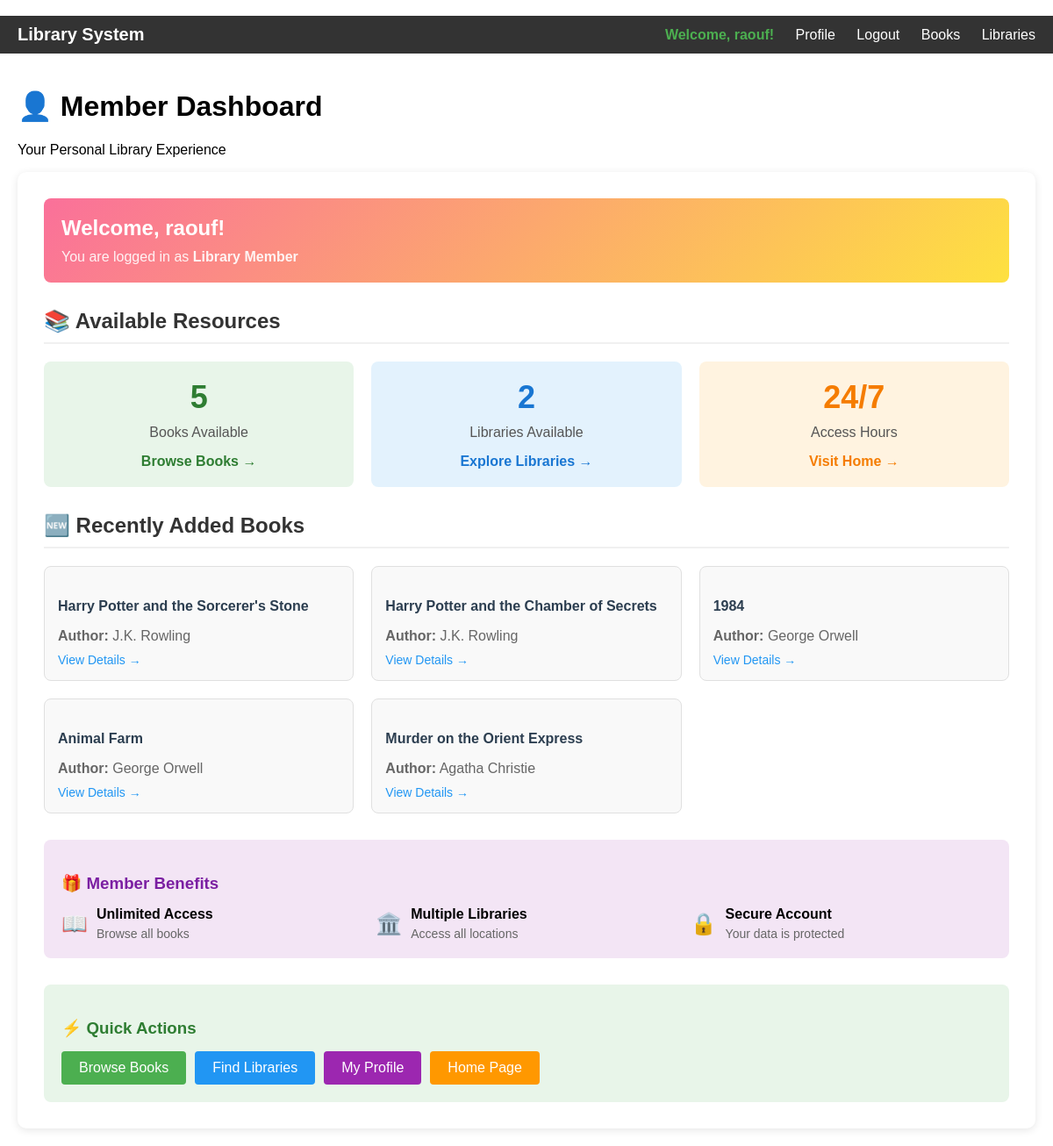
Screenshot of /member/dashboard/ (signed in) with the database file from the repository.
### relationship_app/models.py (models this page shows, shortened)
class Book(models.Model):
    title = models.CharField(max_length=200)
    author = models.ForeignKey(Author, on_delete=models.CASCADE, related_name='books')

class Author(models.Model):
    name = models.CharField(max_length=100)

### relationship_app/views.py (the view)
# urls.py: path('member/dashboard/', views.member_view, name='member_dashboard'),
@login_required(login_url="/login/")
@user_passes_test(is_member)
def member_view(request):
    context = {
        'user': request.user,
        'role': 'Member',
        'available_books': Book.objects.count(),
        'available_libraries': Library.objects.count(),
        'recent_books': Book.objects.all()[:5],  # Show 5 most recent books
    }
    return render(request, 'relationship_app/member_view.html', context)

### relationship_app/views.py (called while the page is built)
def is_member(user):
    if user.is_authenticated:
        try:
            return user.profile.role == 'member'
        except UserProfile.DoesNotExist:
            UserProfile.objects.create(user=user, role='member')
            return True  # Default role is member
    return False

### relationship_app/templates/relationship_app/member_view.html (shortened to what this page needs)
﻿{% extends "relationship_app/base.html" %}
{% block content %}
<div class="page-header">
    <h1>👤 Member Dashboard</h1>
    <p>Your Personal Library Experience</p>
</div>
<div style="background: white; padding: 30px; border-radius: 10px; box-shadow: 0 2px 10px rgba(0,0,0,0.1);">
    <div style="background: linear-gradient(135deg, #fa709a 0%, #fee140 100%);
                color: white; padding: 20px; border-radius: 8px; margin-bottom: 30px;">
        <h2 style="margin: 0;">Welcome, {{ user.username }}!</h2>
        <p style="margin: 10px 0 0 0; opacity: 0.9;">You are logged in as <strong>Library Member</strong></p>
    </div>
    <h2 style="color: #333; margin-bottom: 20px; border-bottom: 2px solid #f0f0f0; padding-bottom: 10px;">
        📚 Available Resources
    </h2>
    <div style="display: grid; grid-template-columns: repeat(auto-fit, minmax(250px, 1fr)); gap: 20px; margin-bottom: 30px;">
        <div style="background: #e8f5e9; padding: 20px; border-radius: 8px; text-align: center;">
            <div style="font-size: 36px; font-weight: bold; color: #2e7d32;">{{ available_books }}</div>
            <div style="color: #555; margin-top: 10px;">Books Available</div>
            <a href="{% url 'relationship_app:list_books' %}"
               style="display: inline-block; margin-top: 15px; color: #2e7d32; text-decoration: none; font-weight: bold;">
                Browse Books →
            </a>
        </div>
        <div style="background: #e3f2fd; padding: 20px; border-radius: 8px; text-align: center;">
            <div style="font-size: 36px; font-weight: bold; color: #1976d2;">{{ available_libraries }}</div>
            <div style="color: #555; margin-top: 10px;">Libraries Available</div>
            <a href="{% url 'relationship_app:library_list' %}"
               style="display: inline-block; margin-top: 15px; color: #1976d2; text-decoration: none; font-weight: bold;">
                Explore Libraries →
            </a>
        </div>
        <div style="background: #fff3e0; padding: 20px; border-radius: 8px; text-align: center;">
            <div style="font-size: 36px; font-weight: bold; color: #f57c00;">24/7</div>
            <div style="color: #555; margin-top: 10px;">Access Hours</div>
            <a href="{% url 'relationship_app:home' %}"
               style="display: inline-block; margin-top: 15px; color: #f57c00; text-decoration: none; font-weight: bold;">
                Visit Home →
            </a>
        </div>
    </div>
    <h2 style="color: #333; margin-bottom: 20px; border-bottom: 2px solid #f0f0f0; padding-bottom: 10px;">
        🆕 Recently Added Books
    </h2>
    {% if recent_books %}
        <div style="margin-bottom: 30px;">
            <div style="display: grid; grid-template-columns: repeat(auto-fill, minmax(300px, 1fr)); gap: 20px;">
                {% for book in recent_books %}
                <div style="border: 1px solid #e0e0e0; padding: 15px; border-radius: 8px; background: #f9f9f9;">
                    <h4 style="color: #2c3e50; margin-bottom: 10px;">{{ book.title }}</h4>
                    <p style="color: #666; margin-bottom: 10px;">
                        <strong>Author:</strong> {{ book.author.name }}
                    </p>
                    <a href="{% url 'relationship_app:book_detail' book.id %}"
                       style="color: #2196F3; text-decoration: none; font-size: 14px;">
                        View Details →
                    </a>
                </div>
                {% endfor %}
            </div>
        </div>
    {% else %}
        <div style="text-align: center; padding: 30px; background: #f8f9fa; border-radius: 8px; margin-bottom: 30px;">
            <p style="color: #666;">No books available at the moment.</p>
        </div>
    {% endif %}
    <div style="background: #f3e5f5; padding: 20px; border-radius: 8px; margin-bottom: 30px;">
        <h3 style="color: #7b1fa2; margin-bottom: 15px;">🎁 Member Benefits</h3>
        <div style="display: grid; grid-template-columns: repeat(auto-fit, minmax(200px, 1fr)); gap: 15px;">
            <div style="display: flex; align-items: center;">
                <div style="font-size: 24px; margin-right: 10px;">📖</div>
                <div>
                    <strong>Unlimited Access</strong>
                    <p style="margin: 5px 0 0 0; color: #666; font-size: 14px;">Browse all books</p>
                </div>
            </div>
            <div style="display: flex; align-items: center;">
                <div style="font-size: 24px; margin-right: 10px;">🏛️</div>
                <div>
                    <strong>Multiple Libraries</strong>
                    <p style="margin: 5px 0 0 0; color: #666; font-size: 14px;">Access all locations</p>
                </div>
            </div>
            <div style="display: flex; align-items: center;">
                <div style="font-size: 24px; margin-right: 10px;">🔒</div>
                <div>
                    <strong>Secure Account</strong>
                    <p style="margin: 5px 0 0 0; color: #666; font-size: 14px;">Your data is protected</p>
                </div>
            </div>
        </div>
    </div>
    <div style="background: #e8f5e9; padding: 20px; border-radius: 8px;">
        <h3 style="color: #2e7d32; margin-bottom: 15px;">⚡ Quick Actions</h3>
        <div style="display: flex; flex-wrap: wrap; gap: 10px;">
            <a href="{% url 'relationship_app:list_books' %}"
               style="background: #4CAF50; color: white; padding: 10px 20px; text-decoration: none; border-radius: 4px;">
                Browse Books
            </a>
            <a href="{% url 'relationship_app:library_list' %}"
               style="background: #2196F3; color: white; padding: 10px 20px; text-decoration: none; border-radius: 4px;">
                Find Libraries
            </a>
            <a href="{% url 'relationship_app:profile' %}"
               style="background: #9C27B0; color: white; padding: 10px 20px; text-decoration: none; border-radius: 4px;">
                My Profile
            </a>
            <a href="{% url 'relationship_app:home' %}"
               style="background: #FF9800; color: white; padding: 10px 20px; text-decoration: none; border-radius: 4px;">
                Home Page
            </a>
        </div>
    </div>
</div>
{% endblock %}

### relationship_app/templates/relationship_app/base.html (shortened to what this page needs)
<!DOCTYPE html>
<html lang="en">
<head>
</head>
<body>
    <nav class="navbar">
        <a href="{% url 'relationship_app:home' %}" class="navbar-brand">Library System</a>
        <div class="navbar-links">
            {% if user.is_authenticated %}
                <span class="user-info">Welcome, {{ user.username }}!</span>
                <a href="{% url 'relationship_app:profile' %}">Profile</a>
                <a href="{% url 'relationship_app:logout' %}">Logout</a>
            {% else %}
                <a href="{% url 'relationship_app:login' %}">Login</a>
                <a href="{% url 'relationship_app:register' %}">Register</a>
            {% endif %}
            <a href="{% url 'relationship_app:list_books' %}">Books</a>
            <a href="{% url 'relationship_app:library_list' %}">Libraries</a>
        </div>
    </nav>
    <div class="content">
        {% block content %}
        {% endblock %}
    </div>
</body>
</html>

### relationship_app/templates/relationship_app/base.html (style rules this page uses)
body { font-family: Arial, sans-serif; margin: 0; padding: 0; }
.navbar { background-color: #333; padding: 10px 20px; display: flex; justify-content: space-between; align-items: center; }
.navbar-brand { color: white; font-size: 20px; font-weight: bold; text-decoration: none; }
.navbar-links a { color: white; text-decoration: none; margin-left: 20px; }
.content { padding: 20px; }
.user-info { color: #4CAF50; font-weight: bold; }

### rows the page displays
Book: title "Harry Potter and the Sorcerer's Stone", author.name "J.K. Rowling"
Book: title "Harry Potter and the Chamber of Secrets", author.name "J.K. Rowling"
Book: title "1984", author.name "George Orwell"
Book: title "Animal Farm", author.name "George Orwell"
Book: title "Murder on the Orient Express", author.name "Agatha Christie"

### other values shown
{{ user.username }} "raouf"
{{ available_books }} "5"
{{ available_libraries }} "2"
